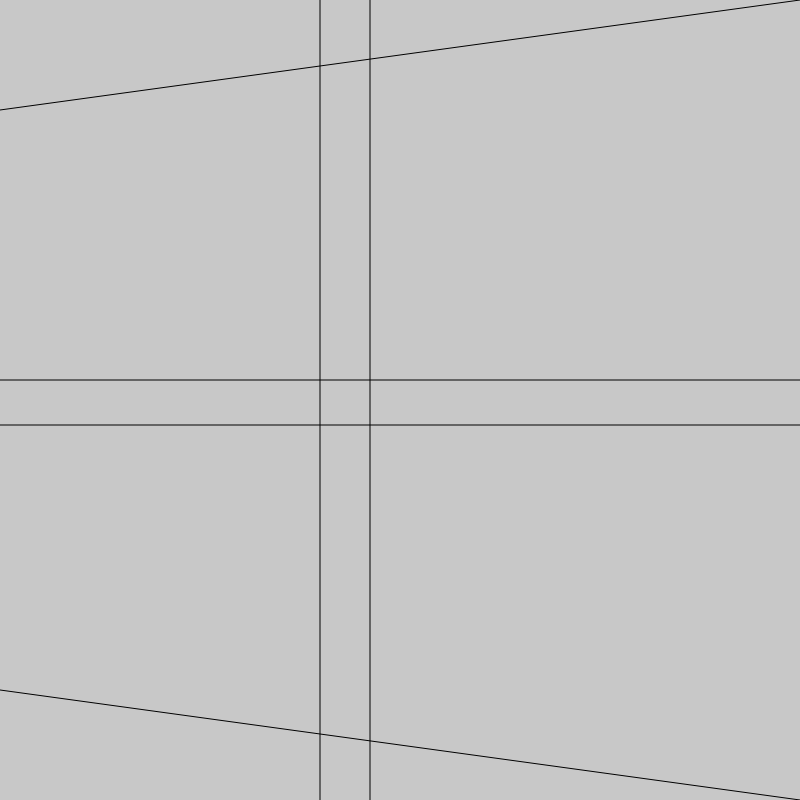
Frame 1 (no input)
Frame 60 (no input): identical to frame 1, image omitted
Frame 120 (the mouse pressed at the canvas centre since frame 60): identical to frame 1, image omitted

The p5.js sketch that drew this single still picture (run headless with seeded random() and noise() and a simulated clock; from frame 60 on, the mouse is pressed at the canvas centre):

// p5.js sketch
// ── sketch.js
function setup() {
  createCanvas(800, 800);
  translate(0, 0);
}

function draw() {
  background(200);

  // Rotate around the y-axis.

  // Draw the rectangle.

  line(0, 110, 800, 0);
  line(320, 0, 320, 800);
  line(370, 0, 370, 800);
  line(0, 380, 800, 380);
  line(0, 425, 800, 425);
  line(0, 690, 800, 800);
}
